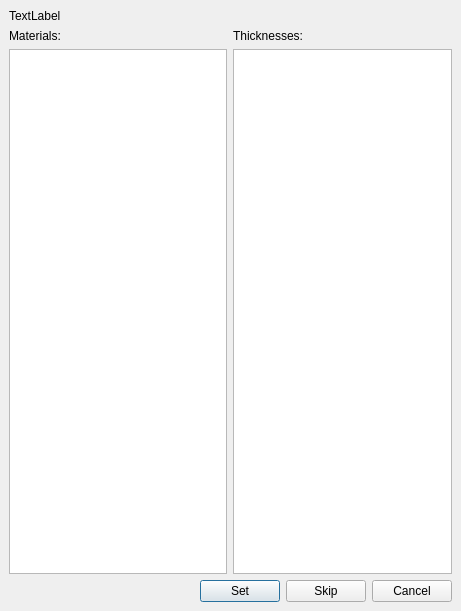
<?xml version="1.0" encoding="UTF-8"?>
<ui version="4.0">
 <class>Form</class>
 <widget class="QDialog" name="Form">
  <property name="geometry">
   <rect>
    <x>0</x>
    <y>0</y>
    <width>461</width>
    <height>611</height>
   </rect>
  </property>
  <property name="windowTitle">
   <string>Form</string>
  </property>
  <layout class="QHBoxLayout" name="horizontalLayout">
   <property name="spacing">
    <number>0</number>
   </property>
   <property name="leftMargin">
    <number>0</number>
   </property>
   <property name="topMargin">
    <number>0</number>
   </property>
   <property name="rightMargin">
    <number>0</number>
   </property>
   <property name="bottomMargin">
    <number>0</number>
   </property>
   <item>
    <widget class="QWidget" name="widget" native="true">
     <property name="contextMenuPolicy">
      <enum>Qt::ContextMenuPolicy::ActionsContextMenu</enum>
     </property>
     <property name="autoFillBackground">
      <bool>false</bool>
     </property>
     <property name="styleSheet">
      <string notr="true"/>
     </property>
     <layout class="QVBoxLayout" name="verticalLayout_3" stretch="0">
      <property name="leftMargin">
       <number>0</number>
      </property>
      <property name="topMargin">
       <number>0</number>
      </property>
      <property name="rightMargin">
       <number>0</number>
      </property>
      <property name="bottomMargin">
       <number>0</number>
      </property>
      <item>
       <layout class="QVBoxLayout" name="verticalLayout" stretch="0,1,0">
        <property name="leftMargin">
         <number>9</number>
        </property>
        <property name="topMargin">
         <number>9</number>
        </property>
        <property name="rightMargin">
         <number>9</number>
        </property>
        <property name="bottomMargin">
         <number>9</number>
        </property>
        <item>
         <widget class="QLabel" name="lblMessage">
          <property name="sizePolicy">
           <sizepolicy hsizetype="Preferred" vsizetype="Minimum">
            <horstretch>0</horstretch>
            <verstretch>0</verstretch>
           </sizepolicy>
          </property>
          <property name="text">
           <string>TextLabel</string>
          </property>
          <property name="alignment">
           <set>Qt::AlignmentFlag::AlignLeading|Qt::AlignmentFlag::AlignLeft|Qt::AlignmentFlag::AlignTop</set>
          </property>
          <property name="wordWrap">
           <bool>true</bool>
          </property>
         </widget>
        </item>
        <item>
         <layout class="QHBoxLayout" name="horizontalLayout_2">
          <item>
           <layout class="QVBoxLayout" name="verticalLayout_5">
            <item>
             <widget class="QLabel" name="label_2">
              <property name="text">
               <string>Materials:</string>
              </property>
             </widget>
            </item>
            <item>
             <widget class="QListWidget" name="listWidget_materials"/>
            </item>
           </layout>
          </item>
          <item>
           <layout class="QVBoxLayout" name="verticalLayout_6">
            <item>
             <widget class="QLabel" name="label">
              <property name="text">
               <string>Thicknesses:</string>
              </property>
             </widget>
            </item>
            <item>
             <widget class="QListWidget" name="listWidget_thicknesses"/>
            </item>
           </layout>
          </item>
         </layout>
        </item>
        <item>
         <layout class="QHBoxLayout" name="buttonsLayout">
          <item>
           <spacer name="horizontalSpacer">
            <property name="orientation">
             <enum>Qt::Orientation::Horizontal</enum>
            </property>
            <property name="sizeHint" stdset="0">
             <size>
              <width>40</width>
              <height>20</height>
             </size>
            </property>
           </spacer>
          </item>
          <item>
           <widget class="QPushButton" name="pushButton_set">
            <property name="maximumSize">
             <size>
              <width>16777215</width>
              <height>16777215</height>
             </size>
            </property>
            <property name="text">
             <string>Set</string>
            </property>
           </widget>
          </item>
          <item>
           <widget class="QPushButton" name="pushButton_skip">
            <property name="maximumSize">
             <size>
              <width>16777215</width>
              <height>16777215</height>
             </size>
            </property>
            <property name="text">
             <string>Skip</string>
            </property>
           </widget>
          </item>
          <item>
           <widget class="QPushButton" name="pushButton_cancel">
            <property name="maximumSize">
             <size>
              <width>16777215</width>
              <height>16777215</height>
             </size>
            </property>
            <property name="text">
             <string>Cancel</string>
            </property>
           </widget>
          </item>
         </layout>
        </item>
       </layout>
      </item>
     </layout>
    </widget>
   </item>
  </layout>
 </widget>
 <tabstops>
  <tabstop>listWidget_materials</tabstop>
  <tabstop>listWidget_thicknesses</tabstop>
  <tabstop>pushButton_set</tabstop>
  <tabstop>pushButton_skip</tabstop>
  <tabstop>pushButton_cancel</tabstop>
 </tabstops>
 <resources/>
 <connections/>
</ui>
